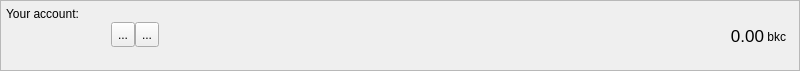
<?xml version="1.0" encoding="UTF-8"?>
<ui version="4.0">
 <class>AccountFrame</class>
 <widget class="QFrame" name="AccountFrame">
  <property name="geometry">
   <rect>
    <x>0</x>
    <y>0</y>
    <width>800</width>
    <height>71</height>
   </rect>
  </property>
  <property name="minimumSize">
   <size>
    <width>0</width>
    <height>70</height>
   </size>
  </property>
  <property name="maximumSize">
   <size>
    <width>16777215</width>
    <height>71</height>
   </size>
  </property>
  <property name="windowTitle">
   <string>Frame</string>
  </property>
  <property name="frameShape">
   <enum>QFrame::StyledPanel</enum>
  </property>
  <property name="frameShadow">
   <enum>QFrame::Plain</enum>
  </property>
  <layout class="QHBoxLayout" name="horizontalLayout_3">
   <property name="spacing">
    <number>0</number>
   </property>
   <property name="leftMargin">
    <number>5</number>
   </property>
   <property name="topMargin">
    <number>0</number>
   </property>
   <property name="rightMargin">
    <number>5</number>
   </property>
   <property name="bottomMargin">
    <number>0</number>
   </property>
   <item>
    <layout class="QVBoxLayout" name="verticalLayout_3">
     <property name="spacing">
      <number>1</number>
     </property>
     <property name="leftMargin">
      <number>0</number>
     </property>
     <property name="rightMargin">
      <number>0</number>
     </property>
     <item>
      <widget class="QLabel" name="label">
       <property name="minimumSize">
        <size>
         <width>0</width>
         <height>20</height>
        </size>
       </property>
       <property name="maximumSize">
        <size>
         <width>16777215</width>
         <height>20</height>
        </size>
       </property>
       <property name="text">
        <string>Your account:</string>
       </property>
       <property name="alignment">
        <set>Qt::AlignBottom|Qt::AlignLeading|Qt::AlignLeft</set>
       </property>
       <property name="margin">
        <number>0</number>
       </property>
       <property name="indent">
        <number>0</number>
       </property>
      </widget>
     </item>
     <item>
      <layout class="QHBoxLayout" name="horizontalLayout">
       <property name="spacing">
        <number>0</number>
       </property>
       <property name="bottomMargin">
        <number>0</number>
       </property>
       <item>
        <widget class="QLabel" name="m_addressLabel">
         <property name="sizePolicy">
          <sizepolicy hsizetype="Minimum" vsizetype="Preferred">
           <horstretch>0</horstretch>
           <verstretch>0</verstretch>
          </sizepolicy>
         </property>
         <property name="minimumSize">
          <size>
           <width>100</width>
           <height>22</height>
          </size>
         </property>
         <property name="maximumSize">
          <size>
           <width>16777215</width>
           <height>22</height>
          </size>
         </property>
         <property name="baseSize">
          <size>
           <width>0</width>
           <height>22</height>
          </size>
         </property>
         <property name="cursor">
          <cursorShape>IBeamCursor</cursorShape>
         </property>
         <property name="toolTip">
          <string>Your receiving address</string>
         </property>
         <property name="whatsThis">
          <string>This is your account address</string>
         </property>
         <property name="text">
          <string/>
         </property>
         <property name="alignment">
          <set>Qt::AlignBottom|Qt::AlignLeading|Qt::AlignLeft</set>
         </property>
         <property name="textInteractionFlags">
          <set>Qt::TextSelectableByKeyboard|Qt::TextSelectableByMouse</set>
         </property>
        </widget>
       </item>
       <item>
        <spacer name="horizontalSpacer_2">
         <property name="orientation">
          <enum>Qt::Horizontal</enum>
         </property>
         <property name="sizeType">
          <enum>QSizePolicy::Fixed</enum>
         </property>
         <property name="sizeHint" stdset="0">
          <size>
           <width>5</width>
           <height>25</height>
          </size>
         </property>
        </spacer>
       </item>
       <item>
        <widget class="QToolButton" name="m_copyButton">
         <property name="minimumSize">
          <size>
           <width>0</width>
           <height>25</height>
          </size>
         </property>
         <property name="toolTip">
          <string>Copy address</string>
         </property>
         <property name="statusTip">
          <string/>
         </property>
         <property name="whatsThis">
          <string/>
         </property>
         <property name="text">
          <string>...</string>
         </property>
         <property name="icon">
          <iconset resource="../../resources.qrc">
           <normaloff>:/icons/copy</normaloff>:/icons/copy</iconset>
         </property>
        </widget>
       </item>
       <item>
        <widget class="QToolButton" name="m_qrButton">
         <property name="minimumSize">
          <size>
           <width>0</width>
           <height>25</height>
          </size>
         </property>
         <property name="toolTip">
          <string>Show QR code</string>
         </property>
         <property name="statusTip">
          <string/>
         </property>
         <property name="text">
          <string>...</string>
         </property>
         <property name="icon">
          <iconset resource="../../resources.qrc">
           <normaloff>:/icons/qrcode</normaloff>:/icons/qrcode</iconset>
         </property>
        </widget>
       </item>
       <item>
        <spacer name="horizontalSpacer">
         <property name="orientation">
          <enum>Qt::Horizontal</enum>
         </property>
         <property name="sizeHint" stdset="0">
          <size>
           <width>0</width>
           <height>25</height>
          </size>
         </property>
        </spacer>
       </item>
       <item>
        <widget class="QLabel" name="totalBalance">
         <property name="sizePolicy">
          <sizepolicy hsizetype="Preferred" vsizetype="Preferred">
           <horstretch>0</horstretch>
           <verstretch>0</verstretch>
          </sizepolicy>
         </property>
         <property name="maximumSize">
          <size>
           <width>16777215</width>
           <height>24</height>
          </size>
         </property>
         <property name="font">
          <font>
           <pointsize>13</pointsize>
           <weight>50</weight>
           <bold>false</bold>
          </font>
         </property>
         <property name="toolTip">
          <string>Total balance</string>
         </property>
         <property name="statusTip">
          <string>Total balance</string>
         </property>
         <property name="text">
          <string>0.00</string>
         </property>
         <property name="alignment">
          <set>Qt::AlignBottom|Qt::AlignRight|Qt::AlignTrailing</set>
         </property>
         <property name="margin">
          <number>0</number>
         </property>
         <property name="textInteractionFlags">
          <set>Qt::TextSelectableByMouse</set>
         </property>
        </widget>
       </item>
       <item>
        <widget class="QLabel" name="label_2">
         <property name="sizePolicy">
          <sizepolicy hsizetype="Preferred" vsizetype="Fixed">
           <horstretch>0</horstretch>
           <verstretch>0</verstretch>
          </sizepolicy>
         </property>
         <property name="minimumSize">
          <size>
           <width>30</width>
           <height>20</height>
          </size>
         </property>
         <property name="maximumSize">
          <size>
           <width>16777215</width>
           <height>20</height>
          </size>
         </property>
         <property name="baseSize">
          <size>
           <width>-1</width>
           <height>20</height>
          </size>
         </property>
         <property name="text">
          <string> bkc</string>
         </property>
         <property name="alignment">
          <set>Qt::AlignBottom|Qt::AlignLeading|Qt::AlignLeft</set>
         </property>
         <property name="margin">
          <number>0</number>
         </property>
        </widget>
       </item>
      </layout>
     </item>
     <item>
      <widget class="QLabel" name="addressStatusLabel">
       <property name="minimumSize">
        <size>
         <width>0</width>
         <height>20</height>
        </size>
       </property>
       <property name="maximumSize">
        <size>
         <width>16777215</width>
         <height>20</height>
        </size>
       </property>
       <property name="text">
        <string/>
       </property>
       <property name="alignment">
        <set>Qt::AlignLeading|Qt::AlignLeft|Qt::AlignTop</set>
       </property>
       <property name="margin">
        <number>0</number>
       </property>
       <property name="indent">
        <number>0</number>
       </property>
      </widget>
     </item>
    </layout>
   </item>
  </layout>
 </widget>
 <resources>
  <include location="../../resources.qrc"/>
 </resources>
 <connections>
  <connection>
   <sender>m_copyButton</sender>
   <signal>clicked()</signal>
   <receiver>AccountFrame</receiver>
   <slot>copyAddress()</slot>
   <hints>
    <hint type="sourcelabel">
     <x>818</x>
     <y>26</y>
    </hint>
    <hint type="destinationlabel">
     <x>422</x>
     <y>295</y>
    </hint>
   </hints>
  </connection>
  <connection>
   <sender>m_qrButton</sender>
   <signal>clicked()</signal>
   <receiver>AccountFrame</receiver>
   <slot>showQR()</slot>
   <hints>
    <hint type="sourcelabel">
     <x>802</x>
     <y>34</y>
    </hint>
    <hint type="destinationlabel">
     <x>494</x>
     <y>35</y>
    </hint>
   </hints>
  </connection>
 </connections>
 <slots>
  <slot>copyAddress()</slot>
 </slots>
</ui>
